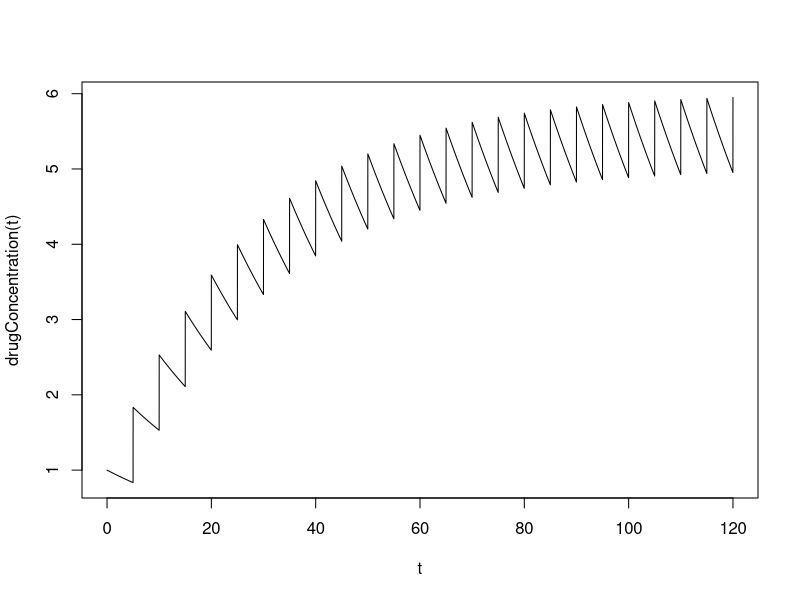
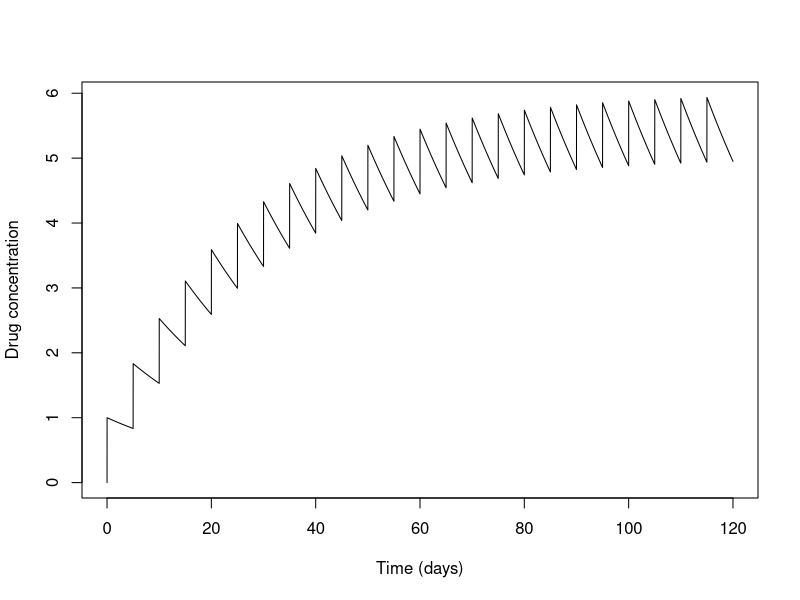

R code for these plots, in order: (Note: this script raises an error after producing the figures.)
#Sums of exponentials
rm(list=ls(all=TRUE)) 
#r <- -log(1-1/28)
drugTimes <- seq(0,120,by=5)
drugDoses <- rep(1,length(drugTimes))
drugConcentration <- Vectorize(function(time, r = -log(1-1/28))
  sum(ifelse(time >= drugTimes,drugDoses*exp(-r*(time -drugTimes)),0)))
with(list(t=seq(0,120,by=0.01)),plot(t, drugConcentration(t), type="l"))

#With ODE
rm(list=ls(all=TRUE)) 
require(deSolve)
eventdat <- data.frame(var="y", time= seq(0,120,by=5), value=1, method="add")
parms <- c(rate = -log(27/28))
derivs <- function(t, var, parms)
  list(-parms["rate"]*var["y"])
yini <- c(y = 0)
times <- seq(0, 120, by = 0.01)
out <- lsode(func = derivs, y = yini, times = times, parms = parms, events = list(data = eventdat))
plot(out, main = "", xlab="Time (days)", ylab  = "Drug concentration")

#L1
#With ODE
rm(list=ls(all=TRUE)) 
require(deSolve)
eventdat <- data.frame(var="y", time= seq(0,100,by=1), value=1)
parms <- c(rate = -log(10/5))
derivs <- function(t, var, parms)
  list(-parms["rate"]*var["y"])
yini <- c(y = 0)
#times <- seq(0, 120, by = 0.01)
out <- lsode(func = derivs, y = yini, times = times, parms = parms, events = list(data = eventdat))
plot(out, main = "", xlab="Time (days)", ylab  = "Drug concentration")
